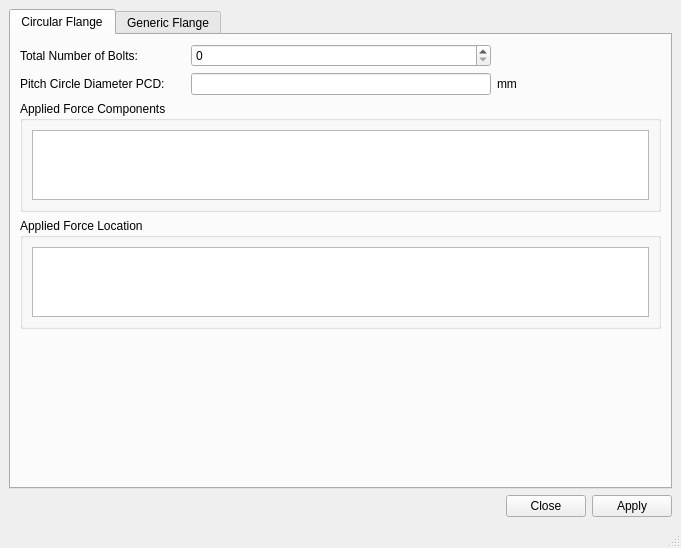
<?xml version="1.0" encoding="UTF-8"?>
<ui version="4.0">
 <class>MainWindow</class>
 <widget class="QMainWindow" name="MainWindow">
  <property name="geometry">
   <rect>
    <x>0</x>
    <y>0</y>
    <width>681</width>
    <height>548</height>
   </rect>
  </property>
  <property name="windowTitle">
   <string>MainWindow</string>
  </property>
  <widget class="QWidget" name="centralwidget">
   <layout class="QVBoxLayout" name="verticalLayout">
    <item>
     <widget class="QTabWidget" name="tabWidget">
      <property name="currentIndex">
       <number>0</number>
      </property>
      <widget class="QWidget" name="tab_circ_flange">
       <attribute name="title">
        <string>Circular Flange</string>
       </attribute>
       <layout class="QGridLayout" name="gridLayout_5">
        <item row="2" column="0" colspan="3">
         <widget class="QGroupBox" name="groupBox">
          <property name="title">
           <string>Applied Force Components</string>
          </property>
          <layout class="QVBoxLayout" name="verticalLayout_2">
           <item>
            <widget class="QTableWidget" name="forceCompTable">
             <property name="sizePolicy">
              <sizepolicy hsizetype="Expanding" vsizetype="Fixed">
               <horstretch>0</horstretch>
               <verstretch>0</verstretch>
              </sizepolicy>
             </property>
             <property name="minimumSize">
              <size>
               <width>0</width>
               <height>0</height>
              </size>
             </property>
             <property name="maximumSize">
              <size>
               <width>16777215</width>
               <height>70</height>
              </size>
             </property>
             <property name="rowCount">
              <number>0</number>
             </property>
             <property name="columnCount">
              <number>0</number>
             </property>
             <attribute name="horizontalHeaderStretchLastSection">
              <bool>false</bool>
             </attribute>
             <attribute name="verticalHeaderVisible">
              <bool>false</bool>
             </attribute>
             <attribute name="verticalHeaderCascadingSectionResizes">
              <bool>false</bool>
             </attribute>
             <attribute name="verticalHeaderStretchLastSection">
              <bool>true</bool>
             </attribute>
            </widget>
           </item>
          </layout>
         </widget>
        </item>
        <item row="4" column="0">
         <spacer name="verticalSpacer">
          <property name="orientation">
           <enum>Qt::Vertical</enum>
          </property>
          <property name="sizeHint" stdset="0">
           <size>
            <width>20</width>
            <height>40</height>
           </size>
          </property>
         </spacer>
        </item>
        <item row="1" column="1">
         <widget class="QLineEdit" name="lineEditPcd">
          <property name="maximumSize">
           <size>
            <width>300</width>
            <height>16777215</height>
           </size>
          </property>
         </widget>
        </item>
        <item row="0" column="0">
         <widget class="QLabel" name="label">
          <property name="text">
           <string>Total Number of Bolts:</string>
          </property>
         </widget>
        </item>
        <item row="0" column="1">
         <widget class="QSpinBox" name="nmbrBolts"/>
        </item>
        <item row="1" column="0">
         <widget class="QLabel" name="label_2">
          <property name="text">
           <string>Pitch Circle Diameter PCD:</string>
          </property>
         </widget>
        </item>
        <item row="1" column="2">
         <widget class="QLabel" name="label_3">
          <property name="text">
           <string>mm</string>
          </property>
         </widget>
        </item>
        <item row="3" column="0" colspan="3">
         <widget class="QGroupBox" name="groupBox_2">
          <property name="title">
           <string>Applied Force Location</string>
          </property>
          <layout class="QVBoxLayout" name="verticalLayout_3">
           <item>
            <widget class="QTableWidget" name="forceLocTable">
             <property name="sizePolicy">
              <sizepolicy hsizetype="Expanding" vsizetype="Fixed">
               <horstretch>0</horstretch>
               <verstretch>0</verstretch>
              </sizepolicy>
             </property>
             <property name="maximumSize">
              <size>
               <width>16777215</width>
               <height>70</height>
              </size>
             </property>
             <property name="rowCount">
              <number>0</number>
             </property>
             <property name="columnCount">
              <number>0</number>
             </property>
             <attribute name="verticalHeaderVisible">
              <bool>false</bool>
             </attribute>
             <attribute name="verticalHeaderStretchLastSection">
              <bool>true</bool>
             </attribute>
            </widget>
           </item>
          </layout>
         </widget>
        </item>
       </layout>
      </widget>
      <widget class="QWidget" name="tab_generic_flange">
       <attribute name="title">
        <string>Generic Flange</string>
       </attribute>
      </widget>
     </widget>
    </item>
    <item>
     <widget class="QDialogButtonBox" name="buttonBox">
      <property name="standardButtons">
       <set>QDialogButtonBox::Apply|QDialogButtonBox::Close</set>
      </property>
      <property name="centerButtons">
       <bool>false</bool>
      </property>
     </widget>
    </item>
   </layout>
  </widget>
  <widget class="QMenuBar" name="menubar">
   <property name="geometry">
    <rect>
     <x>0</x>
     <y>0</y>
     <width>681</width>
     <height>22</height>
    </rect>
   </property>
  </widget>
  <widget class="QStatusBar" name="statusbar"/>
 </widget>
 <resources/>
 <connections/>
</ui>
